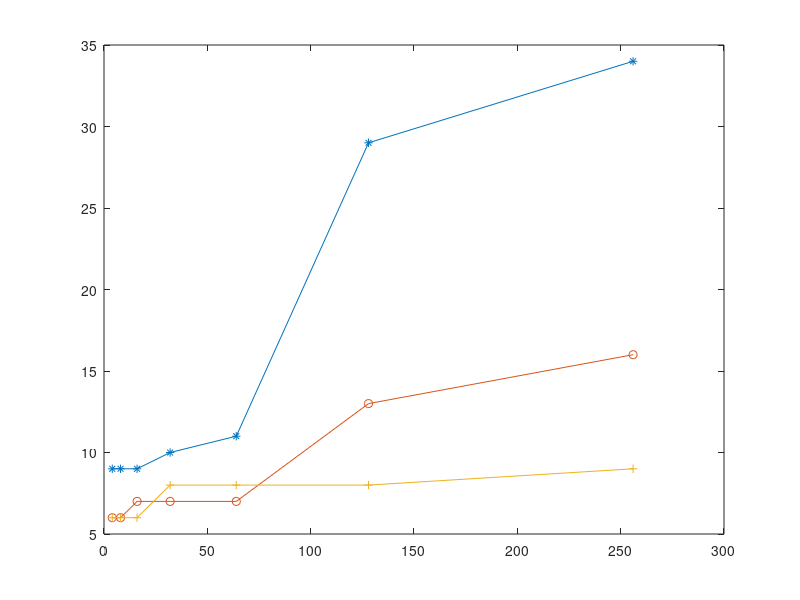

The MATLAB source for this figure:


%%%%% DD -Acoustic Wave Graphs %%%%%%%

iter_Lumped = [9,9,9,10,11,29,34];
iter_NN = [6,6,7,7,7,13,16];
iter_Twolevel = [6,6,6,8,8,8,9];

Nsub = [4,8,16,32,64,128,256];

plot(Nsub,iter_Lumped,'-*',Nsub,iter_NN,'-o',Nsub,iter_Twolevel,'-+')